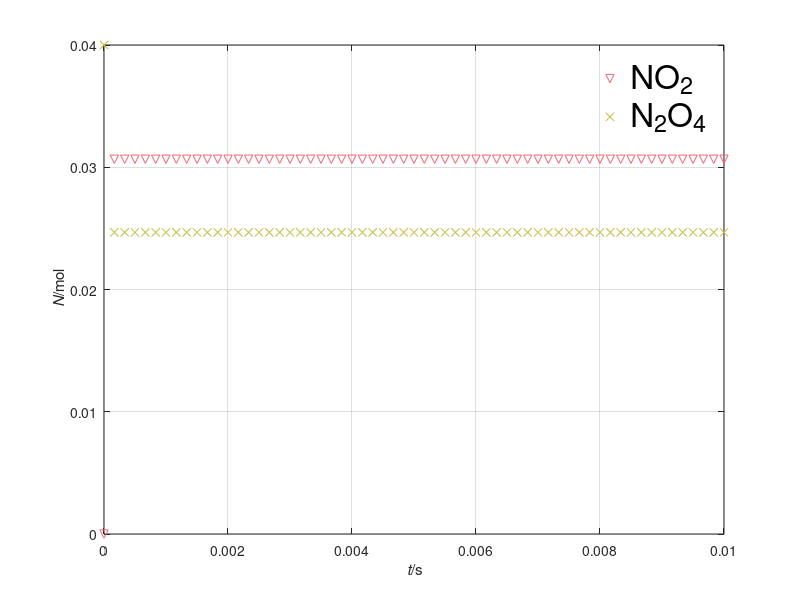

Write MATLAB code to recreate this figure.
%%% Time integration of dimerization-dissociation reaction
%% Coordinates (t)

%% Constants
V = 0.001;   % m^3: volume
C1 = 4.2e5;  % m^3/(mol*s): factor 2NO2->N2O4
C2 = 1.6e7;  % 1/s: factor N2O4->2NO2

%% Initial conditions
t = 0;          % s: time
N_NO2 = 0.00;   % mol: amount NO2
N_N2O4 = 0.04;  % mol: amount N2O4

%% Boundary conditions
J_NO2 = 0;   % mol/s: influx of NO2
J_N2O4 = 0;  % mol/s: influx of N2O4

%% Time-iteration parameters
%% uncomment these for longer time integration
t1 = 0.01;  % s: final time
dt = 1e-8;  % s: time step
%% uncomment these for shorter time integration
% t1 = 2e-7;   % s: final time
% dt = 1e-10;  % s: time step %@

%% Plotting
dtplot = t1/60;  % time interval between plots
tplot = dtplot;   % time for next plot
figure; plot(t, N_NO2, 'v', 'color', '#EE6677')
hold on; plot(t, N_N2O4, 'x', 'color', '#CCBB44')
legend('NO_2', 'N_2O_4')
legend('fontsize', 24, 'box', 'off', 'autoupdate', 'off')
xlim([0, t1]); xlabel('{\it t}/s'); ylabel('{\it N}/mol')
axis('tight'); grid on %@

%% Numerical time integration
while t < t1
  %% constitutive relations: rates of conversion
  xidot1 = C1 * (N_NO2)^2 / V;
  xidot2 = C2 * N_N2O4;
  %% constitutive relations: rates of formation (supplies)
  R_NO2 = -2 * xidot1 + 2 * xidot2;
  R_N2O4 = xidot1 - xidot2;

  %% step forward in time with balance laws
  t = t + dt;
  N_NO2 = N_NO2 + (J_NO2 + R_NO2) * dt;
  N_N2O4 = N_N2O4 + (J_N2O4 + R_N2O4) * dt; %@

  %% plot
  if t > tplot
    plot(t, N_NO2, 'v', 'color', '#EE6677')
    plot(t, N_N2O4, 'x', 'color', '#CCBB44')
    pause(0)
    tplot = tplot + dtplot;
  end %@
end
